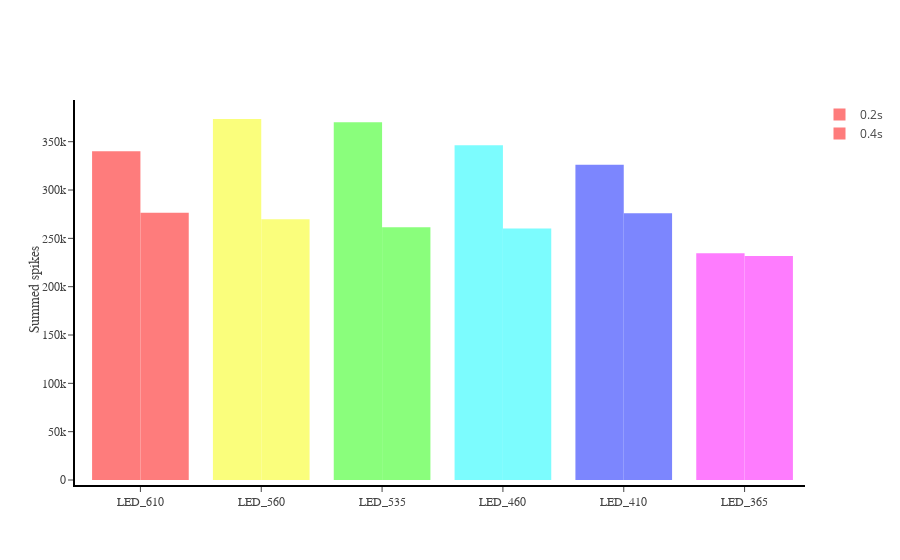

The code cell stored with this chart in its notebook:
### Code cell
fig = go.Figure()
fig.add_trace(go.Bar(x=CT.names[::2], y=df["spikes_per_s"][::3], marker_color=CT.colours[::2], name="0.2s"))
fig.add_trace(go.Bar(x=CT.names[::2], y=df["spikes_per_s"][1::3], marker_color=CT.colours[::2], name="0.4s"))
fig.update_layout(template="scatter_template")
fig.update_yaxes(title="Summed spikes")

### Figure 1 — Plotly figure (JSON) as saved in the notebook; plotly's stock layout.template omitted (floating-point values rounded to 4 significant figures)
{"data": [{"marker": {"color": ["#fe7c7c", "#fafe7c", "#8afe7c", "#7cfcfe", "#7c86fe", "#fe7cfe"]}, "name": "0.2s", "type": "bar", "visible": true, "x": ["LED_610", "LED_560", "LED_535", "LED_460", "LED_410", "LED_365"], "y": [340165, 373480, 370185, 346210, 326040, 234690]}, {"marker": {"color": ["#fe7c7c", "#fafe7c", "#8afe7c", "#7cfcfe", "#7c86fe", "#fe7cfe"]}, "name": "0.4s", "type": "bar", "visible": true, "x": ["LED_610", "LED_560", "LED_535", "LED_460", "LED_410", "LED_365"], "y": [276610, 269835, 261480, 260310, 275945, 231870]}], "layout": {"autosize": true, "xaxis": {"autorange": true, "range": [-0.5, 5.5], "type": "category"}, "yaxis": {"autorange": true, "range": [0, 393100.0], "title": {"text": "Summed spikes"}, "type": "linear"}}}
